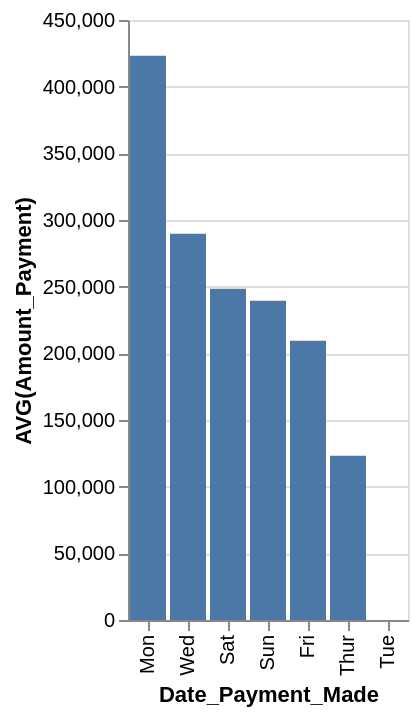

Specify this chart in Vega-Lite:
### Vega-Lite specification from a JSON file in a GitHub repository (floating-point values rounded to 4 significant figures)
{"data": {"values": [{"x_data": "Mon", "y_data": 423154}, {"x_data": "Tue", "y_data": 0}, {"x_data": "Wed", "y_data": 289772}, {"x_data": "Thur", "y_data": 123255}, {"x_data": "Fri", "y_data": 209430}, {"x_data": "Sat", "y_data": 248500.0}, {"x_data": "Sun", "y_data": 239500.0}]}, "mark": "bar", "encoding": {"x": {"field": "x_data", "type": "nominal", "title": "Date_Payment_Made", "sort": {"op": "sum", "field": "y_data", "order": "descending"}}, "y": {"field": "y_data", "type": "quantitative", "title": "AVG(Amount_Payment)"}}}
